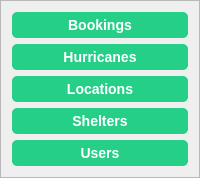
             <widget class="QFrame" name="F_Worker_ScreenChanger">
              <property name="frameShape">
               <enum>QFrame::StyledPanel</enum>
              </property>
              <property name="frameShadow">
               <enum>QFrame::Raised</enum>
              </property>
              <layout class="QVBoxLayout" name="verticalLayout_11">
               <item>
                <widget class="QPushButton" name="PB_Workers_Screen_Bookings">
                 <property name="styleSheet">
                  <string notr="true">#PB_Workers_Screen_Bookings{
background-color: rgb(37, 207, 136);
	font-family: &quot;Arial&quot;;
    font-size: 14px;
    font-weight: bold;
    color: white;
border-radius: 5px;
 padding: 5px;
}

#PB_Workers_Screen_Bookings:hover {
    	background-color: rgb(21, 171, 114);
}</string>
                 </property>
                 <property name="text">
                  <string>Bookings</string>
                 </property>
                </widget>
               </item>
               <item>
                <widget class="QPushButton" name="PB_Workers_Screen_Hurricanes">
                 <property name="styleSheet">
                  <string notr="true">#PB_Workers_Screen_Hurricanes{
background-color: rgb(37, 207, 136);
	font-family: &quot;Arial&quot;;
    font-size: 14px;
    font-weight: bold;
    color: white;
border-radius: 5px;
 padding: 5px;
}

#PB_Workers_Screen_Hurricanes:hover {
    	background-color: rgb(21, 171, 114);
}</string>
                 </property>
                 <property name="text">
                  <string>Hurricanes</string>
                 </property>
                </widget>
               </item>
               <item>
                <widget class="QPushButton" name="PB_Workers_Screen_Location">
                 <property name="styleSheet">
                  <string notr="true">#PB_Workers_Screen_Location{
background-color: rgb(37, 207, 136);
	font-family: &quot;Arial&quot;;
    font-size: 14px;
    font-weight: bold;
    color: white;
border-radius: 5px;
 padding: 5px;
}

#PB_Workers_Screen_Location:hover {
    	background-color: rgb(21, 171, 114);
}</string>
                 </property>
                 <property name="text">
                  <string>Locations</string>
                 </property>
                </widget>
               </item>
               <item>
                <widget class="QPushButton" name="PB_Workers_Screen_Shelters">
                 <property name="styleSheet">
                  <string notr="true">#PB_Workers_Screen_Shelters{
background-color: rgb(37, 207, 136);
	font-family: &quot;Arial&quot;;
    font-size: 14px;
    font-weight: bold;
    color: white;
border-radius: 5px;
 padding: 5px;
}

#PB_Workers_Screen_Shelters:hover {
    	background-color: rgb(21, 171, 114);
}</string>
                 </property>
                 <property name="text">
                  <string>Shelters</string>
                 </property>
                </widget>
               </item>
               <item>
                <widget class="QPushButton" name="PB_Workers_Screen_Users">
                 <property name="styleSheet">
                  <string notr="true">#PB_Workers_Screen_Users{
background-color: rgb(37, 207, 136);
	font-family: &quot;Arial&quot;;
    font-size: 14px;
    font-weight: bold;
    color: white;
border-radius: 5px;
 padding: 5px;
}

#PB_Workers_Screen_Users:hover {
    	background-color: rgb(21, 171, 114);
}</string>
                 </property>
                 <property name="text">
                  <string>Users</string>
                 </property>
                </widget>
               </item>
              </layout>
             </widget>
